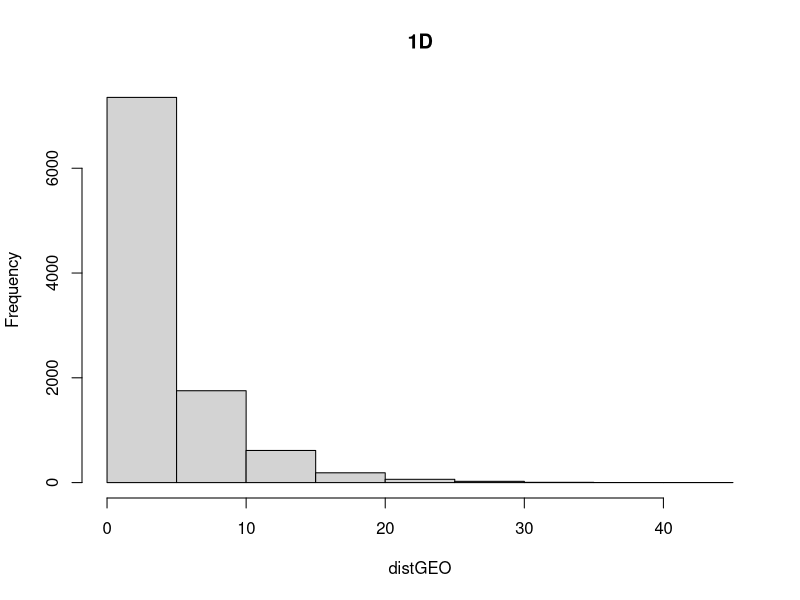

Reproduce this figure in R.
# A
x = 3
p_success = 0.2
geom = function(x, p_success){
  return (p_success * ((1-p_success)^(x)))
}

print(paste("Peluang = ", geom(x, p_success)), quote=FALSE)

# B
n = 10000
distGEO = rgeom(n, p_success)
print(paste("Mean = ", mean(distGEO == 3)), quote=FALSE)

# C
# D
hist(distGEO, main = "1D")

# E
Rataan = 1/p_success
Varian = (1-p_success)/(p_success^2)
print(paste("Rataan = ", Rataan), quote=FALSE)
print(paste("Varian = ", Varian), quote=FALSE)